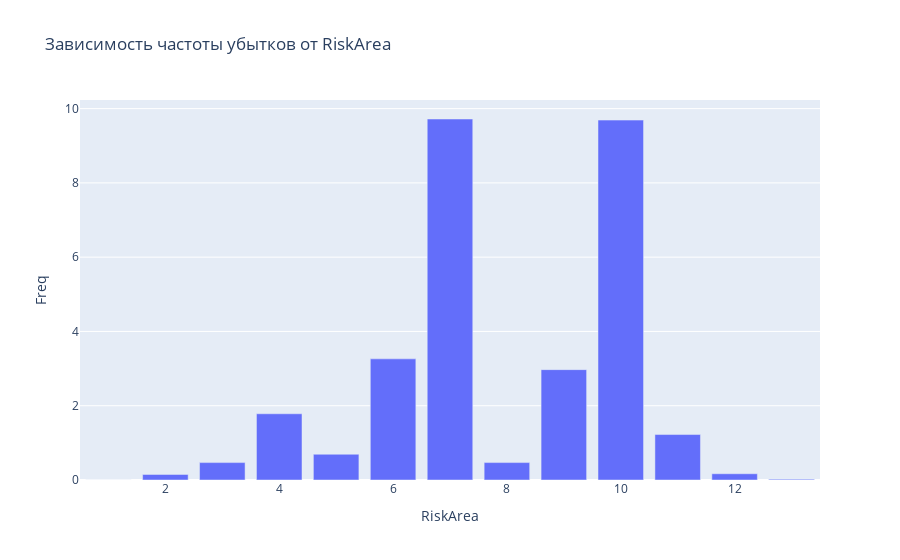

The code cell stored with this chart in its notebook:
### Code cell
fig = px.bar(df_group_RA, x='RiskArea', y='Freq', title='Зависимость частоты убытков от RiskArea')
fig.show()

### Figure 1 — Plotly figure (JSON) as saved in the notebook; plotly's stock layout.template omitted (floating-point values rounded to 4 significant figures)
{"data": [{"alignmentgroup": "True", "hoverlabel": {"namelength": 0}, "hovertemplate": "RiskArea=%{x}<br>Freq=%{y}", "legendgroup": "", "marker": {"color": "#636efa"}, "name": "", "offsetgroup": "", "orientation": "v", "showlegend": false, "textposition": "auto", "type": "bar", "x": [1, 2, 3, 4, 5, 6, 7, 8, 9, 10, 11, 12, 13], "xaxis": "x", "y": [0.0001631, 0.15, 0.4684, 1.783, 0.6937, 3.261, 9.72, 0.4687, 2.972, 9.691, 1.224, 0.1683, 0.02336], "yaxis": "y"}], "layout": {"barmode": "relative", "legend": {"tracegroupgap": 0}, "title": {"text": "Зависимость частоты убытков от RiskArea"}, "xaxis": {"anchor": "y", "domain": [0, 1], "title": {"text": "RiskArea"}}, "yaxis": {"anchor": "x", "domain": [0, 1], "title": {"text": "Freq"}}}}
